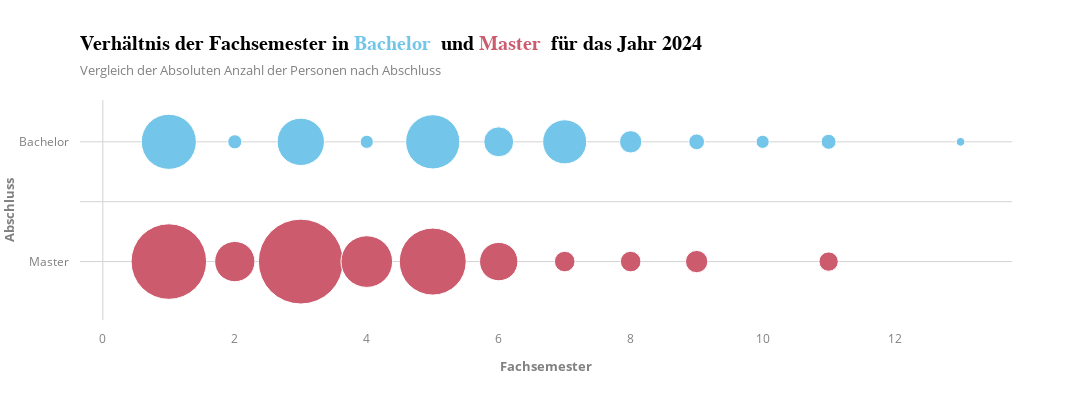

The notebook cell saved with this chart:
### Code cell
infoviz_template = dict(
    layout=dict(
        template="plotly_white",
        title=dict(
            font=dict(size=20, family="Arial", weight="bold", color="black"),
            xanchor="left",  
            xref="paper",
            x=0,
            subtitle=dict(
                text="Vergleich der Absoluten Anzahl der Personen nach Abschluss",
                font=dict(color="gray", size=13),
            ),
        ),
        xaxis=dict(
            showgrid=False,
            zerolinecolor="lightgrey",
            tickfont=dict(color="grey", size=12),
            title_font=dict(color="grey", weight="bold", size=13),
            title_standoff=15,
            ticklabelstandoff=10,
            ticklabelposition="outside bottom"
        ),
        yaxis=dict(
            showgrid=True, gridcolor="lightgrey",
            zerolinecolor="lightgrey",
            tickfont=dict(color="grey", size=12),
            title_font=dict(color="grey", weight="bold", size=13),
            title_standoff=15,
            ticklabelstandoff=10,
            ticklabelposition="outside left"
        ),
    )
)
pio.templates["infoviz"] = infoviz_template
# DataFrame erstellen (diese Zeile geht davon aus, dass df_sorted existiert)
df = pd.DataFrame(df_sorted)

# Entferne das "%" aus der 'Category' Spalte
df['Category'] = df['Category'].str.replace(' (%)', '', regex=False)

# Die Kategorien in absteigender Reihenfolge festlegen
category_order = ["1", "2", "3", "4", "5", "6", "7", "8", "9", "10", "11", "12", "13", "14 und mehr"]

# Bachelor und Master auf der Y-Achse trennen (mit Bachelor oben und Master unten)
df['Y-Wert'] = df['Studiengang'].map({'Bachelor': 1, 'Master': -1})  # Bachelor auf 1 (oben) und Master auf -1 (unten) setzen

# Bubble-Plot erstellen und die Reihenfolge der Kategorien explizit umkehren
fig = px.scatter(df,
                 x="Category",  # Category auf die X-Achse setzen
                 y="Y-Wert",  # Y-Wert für die Platzierung von Bachelor und Master
                 color="Studiengang", 
                 size="Wert", 
                 hover_name="Studiengang",  # Hover-Information
                 title="Verhältnis der Fachsemester in </b><span style='color:#73c6e9;'>Bachelor</span> <b> und </b><span style='color:#cc5b6e;'>Master</span> <b> für das Jahr 2024",
                 labels={"Jahr": "Jahr", "Category": "Kategorie", "Wert": "Wert"},
                 size_max=60,  # Maximale Blasengröße
                 category_orders={"Category": category_order},# Reihenfolge der Kategorien umkehren
                 color_discrete_map={"Bachelor": "#73c6e9", "Master": "#cc5b6e"})  


# Layout anpassen und Template anwenden
fig.update_layout(
    template="infoviz",  # Template anwenden
    height=400,  # Höhe des Plots (jetzt horizontal)
    width=1400,  # Breite des Plots
    yaxis_title="Abschluss",
    xaxis_title="Fachsemester",
    yaxis=dict(
        tickvals=[1, -1],
        ticktext=["Bachelor", "Master"],  # Anzeige bleibt gleich
        showgrid=True,  # Rasterlinien
        zerolinecolor="lightgrey",
       
    ),
    showlegend=False
)
fig.update_traces(marker=dict(opacity=1))
# Plot anzeigen
fig.show()

### Figure 1 — Plotly figure (JSON) as saved in the notebook; plotly's stock layout.template omitted (floating-point values rounded to 4 significant figures)
{"data": [{"hovertemplate": "<b>%{hovertext}</b><br><br>Studiengang=Bachelor<br>Kategorie=%{x}<br>Y-Wert=%{y}<br>Wert=%{marker.size}<extra></extra>", "hovertext": ["Bachelor", "Bachelor", "Bachelor", "Bachelor", "Bachelor", "Bachelor", "Bachelor", "Bachelor", "Bachelor", "Bachelor", "Bachelor", "Bachelor", "Bachelor", "Bachelor"], "legendgroup": "Bachelor", "marker": {"color": "#73c6e9", "opacity": 1, "size": [122, 7, 9, 0, 3, 0, 8, 90, 7, 118, 36, 78, 20, 10], "sizemode": "area", "sizeref": 0.08028, "symbol": "circle"}, "mode": "markers", "name": "Bachelor", "orientation": "v", "showlegend": true, "type": "scatter", "x": ["1", "10", "11", "12", "13", "14 und mehr", "2", "3", "4", "5", "6", "7", "8", "9"], "xaxis": "x", "y": [1, 1, 1, 1, 1, 1, 1, 1, 1, 1, 1, 1, 1, 1], "yaxis": "y"}, {"hovertemplate": "<b>%{hovertext}</b><br><br>Studiengang=Master<br>Kategorie=%{x}<br>Y-Wert=%{y}<br>Wert=%{marker.size}<extra></extra>", "hovertext": ["Master", "Master", "Master", "Master", "Master", "Master", "Master", "Master", "Master", "Master", "Master", "Master", "Master", "Master"], "legendgroup": "Master", "marker": {"color": "#cc5b6e", "opacity": 1, "size": [229, 0, 15, 0, 0, 0, 65, 289, 107, 180, 59, 17, 17, 20], "sizemode": "area", "sizeref": 0.08028, "symbol": "circle"}, "mode": "markers", "name": "Master", "orientation": "v", "showlegend": true, "type": "scatter", "x": ["1", "10", "11", "12", "13", "14 und mehr", "2", "3", "4", "5", "6", "7", "8", "9"], "xaxis": "x", "y": [-1, -1, -1, -1, -1, -1, -1, -1, -1, -1, -1, -1, -1, -1], "yaxis": "y"}], "layout": {"height": 400, "legend": {"itemsizing": "constant", "title": {"text": "Studiengang"}, "tracegroupgap": 0}, "showlegend": false, "title": {"text": "Verhältnis der Fachsemester in </b><span style='color:#73c6e9;'>Bachelor</span> <b> und </b><span style='color:#cc5b6e;'>Master</span> <b> für das Jahr 2024"}, "width": 1400, "xaxis": {"anchor": "y", "categoryarray": ["1", "2", "3", "4", "5", "6", "7", "8", "9", "10", "11", "12", "13", "14 und mehr"], "categoryorder": "array", "domain": [0, 1], "title": {"text": "Fachsemester"}}, "yaxis": {"anchor": "x", "domain": [0, 1], "showgrid": true, "ticktext": ["Bachelor", "Master"], "tickvals": [1, -1], "title": {"text": "Abschluss"}, "zerolinecolor": "lightgrey"}}}
